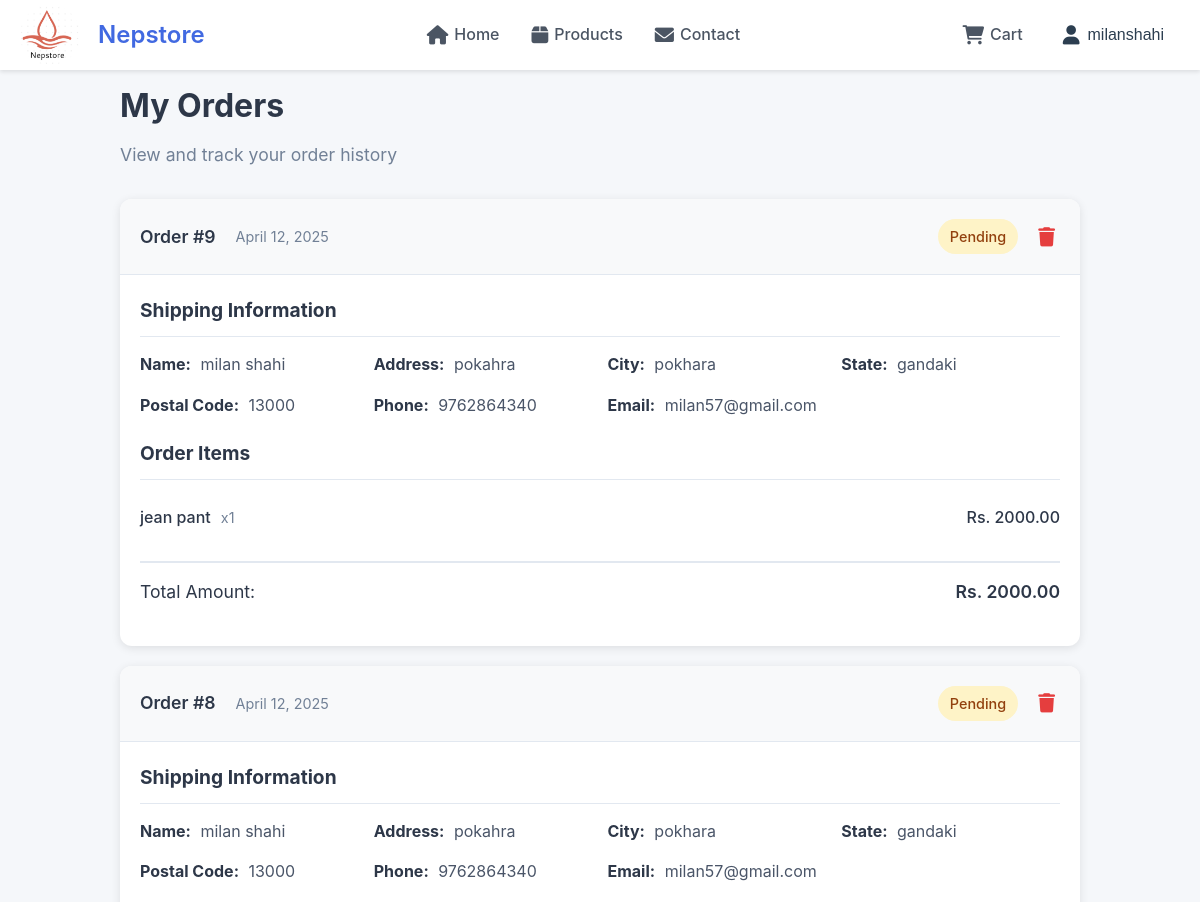
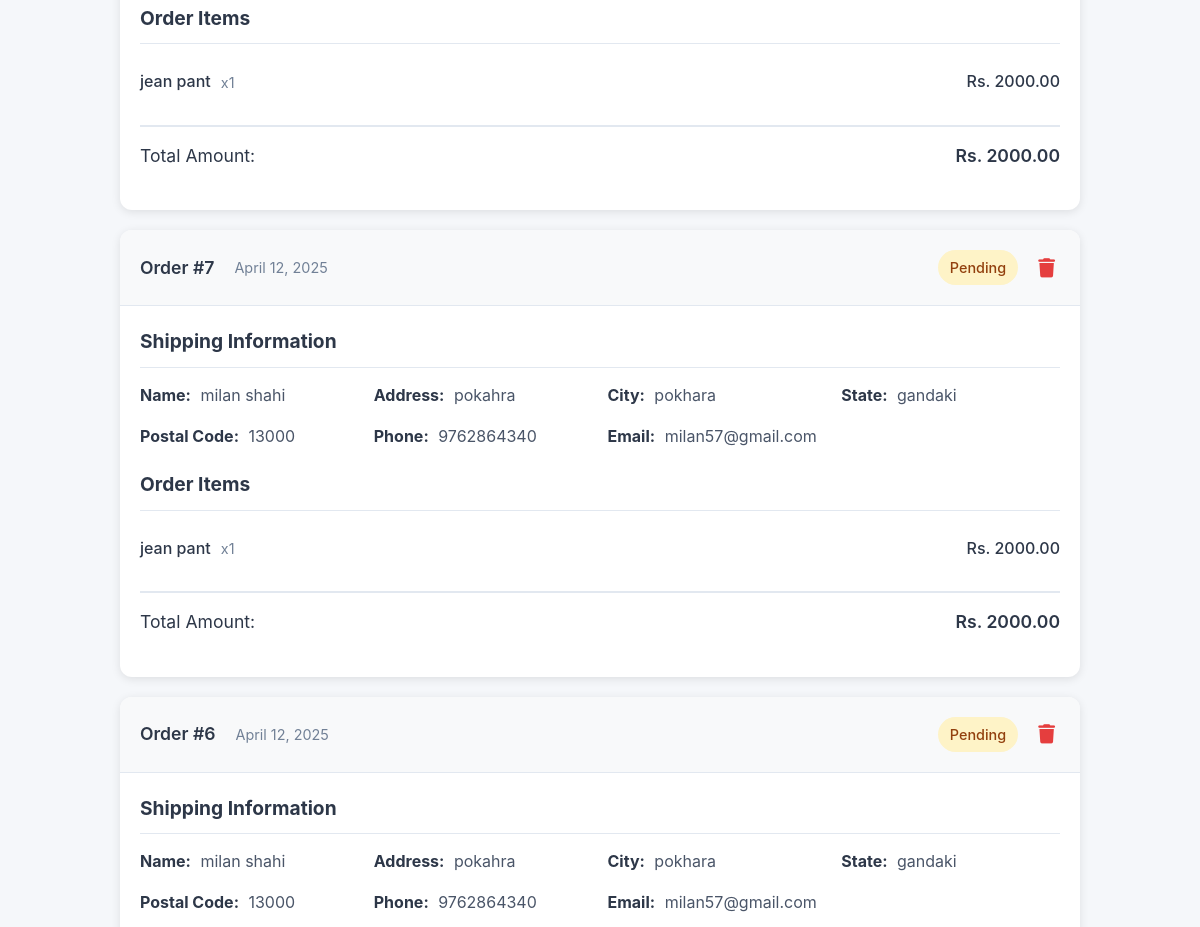
/orders/ (signed in, upper part), run on an earlier commit of the app's database (2 pictures, top to bottom).
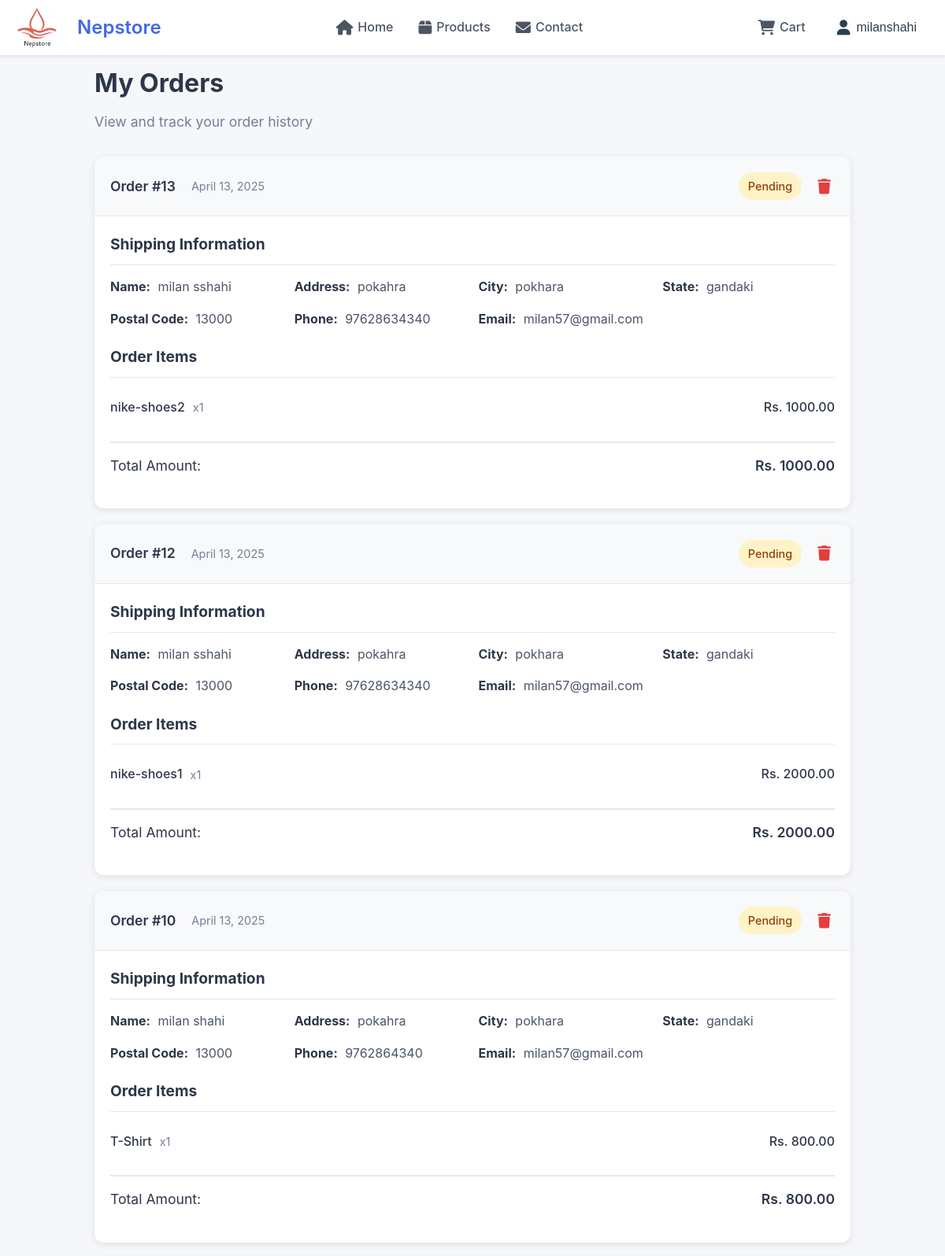
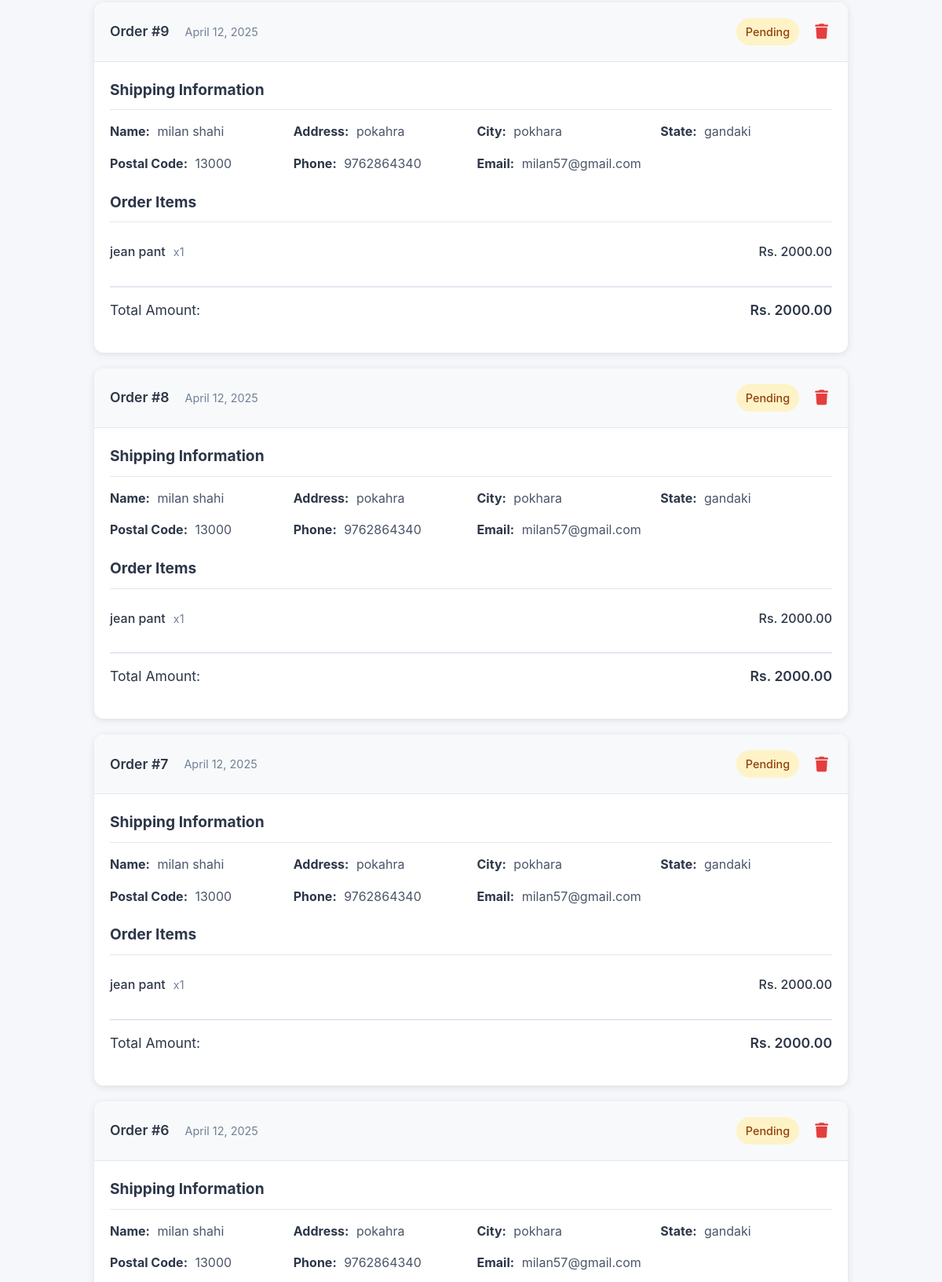
And on a later commit of the database (2 pictures, top to bottom).
### nepmart/models.py (models this page shows, shortened)
class Order(models.Model):
    ORDER_STATUS_CHOICES = [
        ('pending', 'Pending'),
        ('processing', 'Processing'),
        ('shipped', 'Shipped'),
        ('delivered', 'Delivered'),
        ('cancelled', 'Cancelled'),
    ]
    PAYMENT_METHOD_CHOICES = [
        ('cash_on_delivery', 'Cash on Delivery'),
        ('khalti', 'Khalti'),
        ('esewa', 'eSewa'),
    ]
    user = models.ForeignKey(User, on_delete=models.CASCADE)
    full_name = models.CharField(max_length=100)
    email = models.EmailField()
    phone = models.CharField(max_length=15)
    address = models.TextField()
    city = models.CharField(max_length=100)
    state = models.CharField(max_length=100)
    zip_code = models.CharField(max_length=10)
    order_notes = models.TextField(blank=True, null=True)
    total_amount = models.DecimalField(max_digits=10, decimal_places=2)
    payment_method = models.CharField(max_length=20, choices=PAYMENT_METHOD_CHOICES, default='cash_on_delivery')
    payment_completed = models.BooleanField(default=False)
    status = models.CharField(max_length=20, choices=ORDER_STATUS_CHOICES, default='pending')
    created_at = models.DateTimeField(auto_now_add=True)
    updated_at = models.DateTimeField(auto_now=True)
    class Meta:
        ordering = ['-created_at']

class OrderItem(models.Model):
    order = models.ForeignKey(Order, related_name='items', on_delete=models.CASCADE)
    product = models.ForeignKey(Product, on_delete=models.CASCADE)
    quantity = models.PositiveIntegerField(default=1)
    price = models.DecimalField(max_digits=10, decimal_places=2)
    total = models.DecimalField(max_digits=10, decimal_places=2)
    class Meta:
        ordering = ['order', 'id']

class Product(models.Model):
    name = models.CharField(max_length=200)
    slug = models.SlugField(unique=True, blank=True, null=True)
    category = models.ForeignKey(Category, on_delete=models.SET_NULL, null=True, blank=True, related_name='products')
    image = models.ImageField(upload_to='products/')
    brand = models.CharField(max_length=100)
    price = models.DecimalField(max_digits=10, decimal_places=2)
    old_price = models.DecimalField(max_digits=10, decimal_places=2, null=True, blank=True)
    discount = models.IntegerField(null=True, blank=True)
    description = models.TextField()
    reviews = models.IntegerField(default=0)
    created_at = models.DateTimeField(auto_now_add=True)

### nepmart/views.py (the view, shortened to what this page needs)
# urls.py: path('orders/', views.orders, name='orders'),
@login_required
def orders(request):
    orders = Order.objects.filter(user=request.user).order_by('-created_at')
    return render(request, 'orders.html', {'orders': orders})

### nepmart/templates/orders.html (shortened to what this page needs)
{% extends 'base.html' %}
{% load static %}
{% block content %}
<div class="orders-container">
    <div class="orders-header">
        <h1>My Orders</h1>
        <p>View and track your order history</p>
    </div>
    {% if orders %}
        <div class="orders-list">
            {% for order in orders %}
            <div class="order-card" id="order-{{ order.id }}">
                <div class="order-header">
                    <div class="order-meta">
                        <span class="order-number">Order #{{ order.id }}</span>
                        <span class="order-date">{{ order.created_at|date:"F d, Y" }}</span>
                    </div>
                    <div class="order-actions">
                        <div class="order-status status-{{ order.status }}">
                            {{ order.status|title }}
                        </div>
                        <button class="delete-order-btn" data-order-id="{{ order.id }}">
                            <i class="fas fa-trash"></i>
                        </button>
                    </div>
                </div>
                <div class="order-content">
                    <div class="shipping-info">
                        <h3>Shipping Information</h3>
                        <div class="shipping-details">
                            <p><strong>Name:</strong> {{ order.full_name }}</p>
                            <p><strong>Address:</strong> {{ order.address }}</p>
                            <p><strong>City:</strong> {{ order.city }}</p>
                            <p><strong>State:</strong> {{ order.state }}</p>
                            <p><strong>Postal Code:</strong> {{ order.zip_code }}</p>
                            <p><strong>Phone:</strong> {{ order.phone }}</p>
                            <p><strong>Email:</strong> {{ order.email }}</p>
                        </div>
                    </div>
                    <div class="order-items">
                        <h3>Order Items</h3>
                        <div class="items-list">
                            {% for item in order.items.all %}
                            <div class="item">
                                <div class="item-info">
                                    <span class="item-name">{{ item.product.name }}</span>
                                    <span class="item-quantity">x{{ item.quantity }}</span>
                                </div>
                                <span class="item-price">Rs. {{ item.total }}</span>
                            </div>
                            {% endfor %}
                        </div>
                        <div class="order-total">
                            <span>Total Amount:</span>
                            <span class="total-price">Rs. {{ order.total_amount }}</span>
                        </div>
                    </div>
                </div>
            </div>
            {% endfor %}
        </div>
    {% endif %}
</div>
{% endblock %}

What changed in the data, as far as the page shows it:
added Order: id "13", created_at "April 13, 2025", status "Pending", full_name "milan sshahi", address "pokahra", city "pokhara", state "gandaki", zip_code "13000", phone "97628634340", email "milan57@gmail.com", total_amount "1000.00"
added OrderItem: product.name "nike-shoes2", quantity "1", total "1000.00", shown under "13"
added Order: id "12", created_at "April 13, 2025", status "Pending", full_name "milan sshahi", address "pokahra", city "pokhara", state "gandaki", zip_code "13000", phone "97628634340", email "milan57@gmail.com", total_amount "2000.00"
added OrderItem: product.name "nike-shoes1", quantity "1", total "2000.00", shown under "12"
added Order: id "10", created_at "April 13, 2025", status "Pending", full_name "milan shahi", address "pokahra", city "pokhara", state "gandaki", zip_code "13000", phone "9762864340", email "milan57@gmail.com", total_amount "800.00"
added OrderItem: product.name "T-Shirt", quantity "1", total "800.00", shown under "10"
